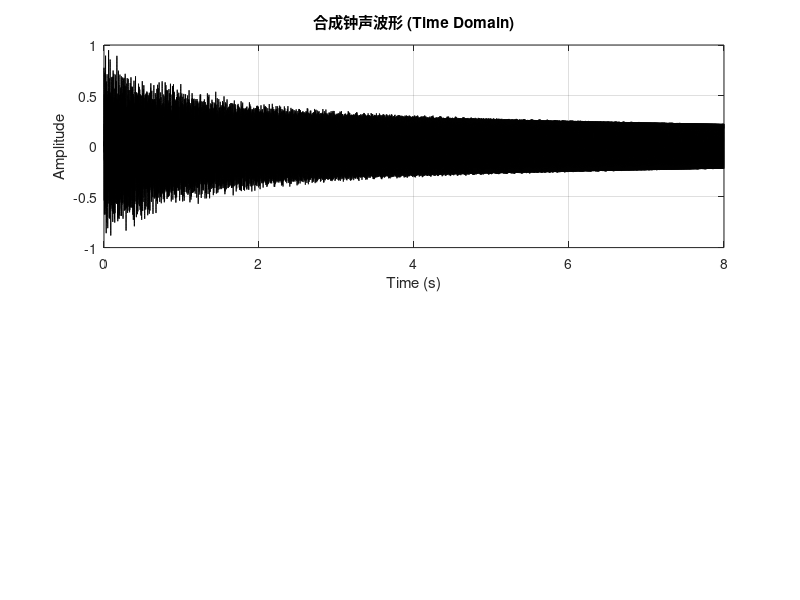

This figure's MATLAB source:
% =========================================================================
% UNI Campanile 钟声参数化重构 (Additive Synthesis)
% 剔除 133.30 Hz 环境噪声频段
% =========================================================================

% 1. 基本设置
fs = 44100;             % 采样率 (44.1kHz 标准高保真)
duration = 8.0;         % 合成音频的总时长 (秒) - 低音 alpha 约 0.06，余韵很长
t = (0 : 1/fs : duration - 1/fs)'; % 时间向量

% 2. 输入提取的参数 (已剔除 133.30 Hz)
% 频率 (Hz)
freqs  = [308.17, 512.15, 662.66, 765.38, 1053.22, 1372.38, 1716.61];

% 对应的衰减因子 Alpha
alphas = [0.0601, 0.8750, 1.0223, 0.5526, 0.7362,  0.5875,  0.8673];

% 相对初始振幅 (Amplitude)
% 注：根据你上一张图的包络线峰值估算。308Hz 能量最高，高频能量依次递减。
% 你可以根据听感微调这里的数值，以改变钟声的“亮”或“暗”。
amps   = [1.00,   0.45,   0.50,   0.40,   0.35,    0.15,    0.20];

% 3. 初始化合成信号
synth_audio = zeros(length(t), 1);

% 4. 加法合成核心循环
fprintf('开始合成钟声...\n');
for i = 1:length(freqs)
    % 生成纯正弦波：sin(2*pi*f*t)
    oscillator = sin(2 * pi * freqs(i) * t);
    
    % 生成对应的指数衰减包络：e^(-alpha * t)
    envelope = exp(-alphas(i) * t);
    
    % 将振幅、振荡器和包络相乘，加入总信号
    component = amps(i) * oscillator .* envelope;
    synth_audio = synth_audio + component;
    
    fprintf('已叠加频率: %7.2f Hz | Alpha: %.4f | 权重: %.2f\n', freqs(i), alphas(i), amps(i));
end

% 5. 音频标准化 (Normalization)
% 防止由于叠加导致的振幅超载 (Clipping)
synth_audio = synth_audio / max(abs(synth_audio)) * 0.95; 

% 6. 播放重构的钟声
fprintf('\n合成完毕！正在播放...\n');
sound(synth_audio, fs);

% 8. 可视化合成结果
figure('Name', '钟声合成结果');
subplot(2,1,1);
plot(t, synth_audio, 'k');
title('合成钟声波形 (Time Domain)');
xlabel('Time (s)'); ylabel('Amplitude');
xlim([0 duration]);
grid on;
